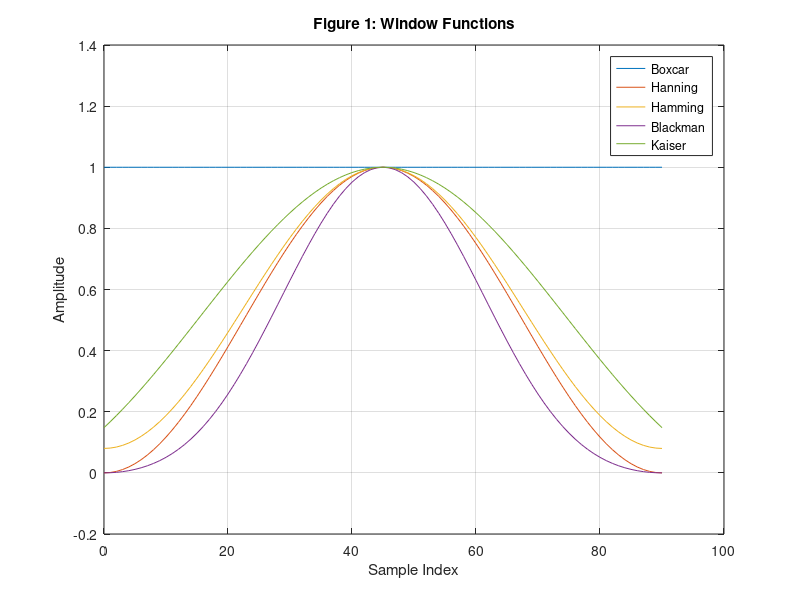
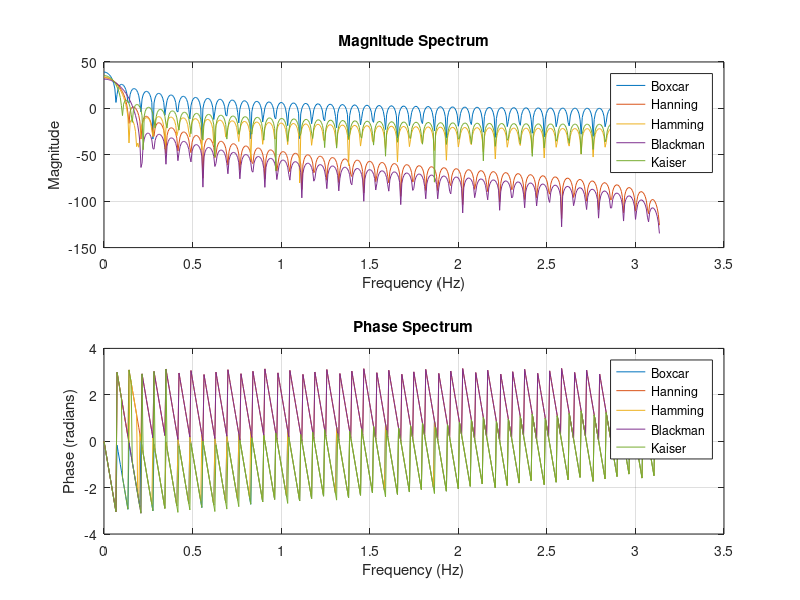
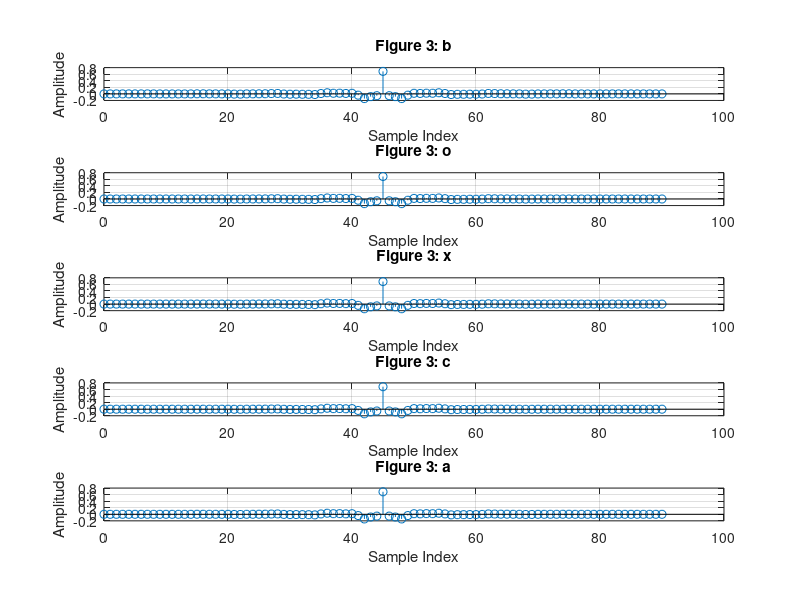
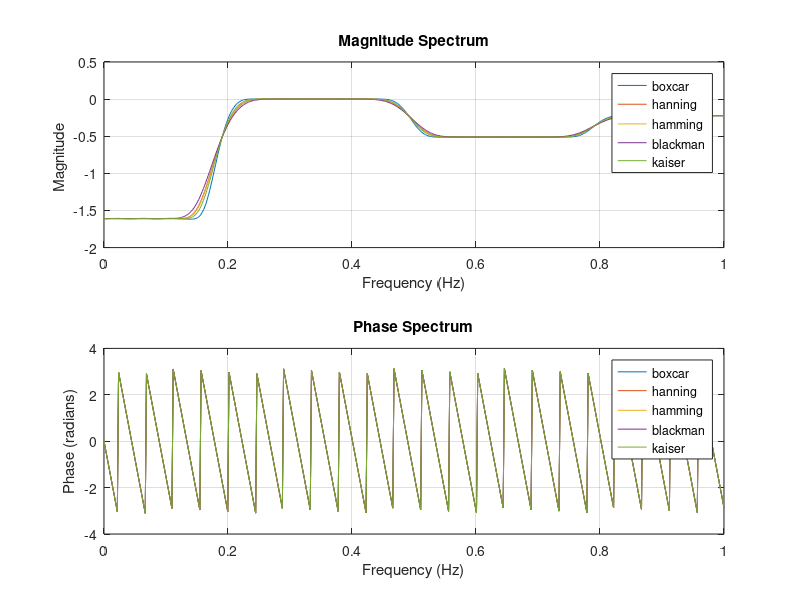

MATLAB code for these plots, in order: (Note: this script raises an error after producing the figures.)
function [w,W,b1,H1,b2,H2,H3,y,S]=fname4
% De La Salle University
% Electronics and Computer Engineering Department
%
% Course        : LBYEC4A/LBYCPA4
% SECTION       : EQ1
% Submitted by  : Kenan Banal
% Submitted to  : Dr. Edwin Sybingco
%
% Exercise 4    : FIR Filter
% Note: Check the instructions given in canvas
%% Task 1
% Specify the order of the window
M = 90;
% Generate the time index
n = 0:M;

% Generate the windows and store them in the matrix w
w = zeros(M+1, 5); % Initialize a matrix with 91 rows and 5 columns

% 1st column: Boxcar window
w(:, 1) = boxcar(M+1);

% 2nd column: Hanning window
w(:, 2) = hanning(M+1);

% 3rd column: Hamming window
w(:, 3) = hamming(M+1);

% 4th column: Blackman window
w(:, 4) = blackman(M+1);

% 5th column: Kaiser window with beta = 3.3953
beta = 3.3953;
w(:, 5) = kaiser(M+1, beta);

% Generate the frequency response for each window and store them in matrix W
numFreqPoints = 512;
W = zeros(numFreqPoints, 5); % Initialize frequency response matrix

for i = 1:5
    % Calculate the frequency response of each window
    [H, f] = freqz(w(:, i), 1, numFreqPoints, 'half');
    W(:, i) = H; % Store the frequency response magnitude
end

% Plot Figure 1: Continuous plot of all the windows
figure;
plot(n, w);
title('Figure 1: Window Functions');
xlabel('Sample Index');
ylabel('Amplitude');
legend('Boxcar', 'Hanning', 'Hamming', 'Blackman', 'Kaiser');
grid on

% Plot Figure 2: Magnitude and Phase Spectrum
figure;

% Magnitude Spectrum in dB
subplot(2, 1, 1);
plot(f, 20*log10(abs(W)));
title('Magnitude Spectrum');
xlabel('Frequency (Hz)');
ylabel('Magnitude');
legend('Boxcar', 'Hanning', 'Hamming', 'Blackman', 'Kaiser');
grid on

% Phase Spectrum
subplot(2, 1, 2);
plot(f, angle(W));
title('Phase Spectrum');
xlabel('Frequency (Hz)');
ylabel('Phase (radians)');
legend('Boxcar', 'Hanning', 'Hamming', 'Blackman', 'Kaiser');
grid on


%% Task 2
% Specify parameters for the fir2 function
M = 90;  % Order of the filter
n = 0:M; % Time index

% Define the frequency vector and desired magnitude response for the ideal filter
% This frequency response can be adjusted as per specific requirements
freq_points = [0, 0.2, 0.2, 0.5, 0.5, 0.8, 0.8, 1.0];
desired_mag = [0.2, 0.2, 1.0, 1.0, 0.6, 0.6, 0.8, 0.8];

% Initialize matrix b1 to store the filter coefficients of each windowed filter
b1 = zeros(5, M+1);

% Design five filters using the fir2 function and each window from Task 1
for i = 1:5
    b1(i, :) = fir2(M, freq_points, desired_mag) .* w(:, i).';
end

% Determine the frequency response of each filter and store in H1
numFreqPoints = 512;
H1 = zeros(numFreqPoints, 5); % Initialize matrix to store frequency response

for i = 1:5
    % Calculate the frequency response of each filter
    [H, f] = freqz(b1(i, :), 1, numFreqPoints, 'half');
    H1(:, i) = H; % Store the frequency response
end
name= ["boxcar" "hanning" "hamming" "blackman" "kaiser"];
% Plot Figure 3: Impulse response of the five filters
figure('Position', [100, 100, 1200, 800]);
for i = 1:5
    subplot(5, 1, i);
    stem(n, b1(i, :));
    title(['Figure 3: ', name(i)]);
    xlabel('Sample Index');
    ylabel('Amplitude');
    grid on
end

% Plot Figure 4: Magnitude and Phase Spectrum
figure;
f6 = linspace(0, 1, 512); % Frequency vector for plotting
% Magnitude Spectrum in dB
subplot(2, 1, 1);
plot(f6, log(abs(H1)));
title('Magnitude Spectrum');
xlabel('Frequency (Hz)');
ylabel('Magnitude ');
legend('boxcar', 'hanning', 'hamming', 'blackman', 'kaiser');
grid on
% Phase Spectrum
subplot(2, 1, 2);
plot(f6, angle(H1));
title('Phase Spectrum');
xlabel('Frequency (Hz)');
ylabel('Phase (radians)');
legend('boxcar', 'hanning', 'hamming', 'blackman', 'kaiser');
grid on

%% Task 3

% Define filter specifications
delta1 = 0.0575; % Passband deviation
delta2_lowpass = 0.0009; % Stopband deviation for lowpass
delta2_bandpass = 0.0009; % Stopband deviation for bandpass
delta2_highpass = 0.0016; % Stopband deviation for highpass

% Convert gain deviations to decibel values
Rp = 20 * log10((1 + delta1) / (1 - delta1));
Rs_lowpass = -20 * log10(delta2_lowpass);
Rs_bandpass = -20 * log10(delta2_bandpass);
Rs_highpass = -20 * log10(delta2_highpass);

% Define passband and stopband edges in normalized frequency (0 to 1)
wp_lowpass = 0.25 * pi;
ws_lowpass = 0.3 * pi;

wp_bandpass = [0.3 * pi, 0.75 * pi];
ws_bandpass = [0.25 * pi, 0.8 * pi];

wp_highpass = 0.8 * pi;
ws_highpass = 0.75 * pi;

% Normalize frequencies for firpmord
wp_lowpass = wp_lowpass / pi;
ws_lowpass = ws_lowpass / pi;

wp_bandpass = wp_bandpass / pi;
ws_bandpass = ws_bandpass / pi;

wp_highpass = wp_highpass / pi;
ws_highpass = ws_highpass / pi;

% Calculate filter order and design filters using firpmord and firpm
% Initialize variables
N = zeros(1, 3); % Filter orders
b2 = {}; % Cell array to store filter coefficients for different types

% Lowpass filter design
[N(1), fo, ao, w] = firpmord([wp_lowpass, ws_lowpass], [1, 0], [delta1, delta2_lowpass]);
b2{1} = firpm(N(1), fo, ao, w);

% Bandpass filter design
[N(2), fo, ao, w] = firpmord([ws_bandpass(1), wp_bandpass(1), wp_bandpass(2), ws_bandpass(2)], ...
    [0, 1, 0], [delta2_bandpass, delta1, delta2_bandpass]);
b2{2} = firpm(N(2), fo, ao, w);

% Highpass filter design
[N(3), fo, ao, w] = firpmord([ws_highpass, wp_highpass], [0, 1], [delta2_highpass, delta1]);
b2{3} = firpm(N(3), fo, ao, w);

% Calculate the frequency response for each filter
numFreqPoints = 512;
H2 = zeros(numFreqPoints, 3); % Initialize matrix to store frequency response
f = linspace(0, 1, numFreqPoints); % Frequency vector for plotting

for i = 1:3
    [H, ~] = freqz(b2{i}, 1, numFreqPoints, 'half');
    H2(:, i) = H; % Store the frequency response
end

%% Task 3

% Specifications for the filters
delta1 = 0.0575;   % Passband ripple
delta2_low = 0.0009;  % Lowpass stopband deviation
delta2_band = 0.0009; % Bandpass stopband deviation
delta2_high = 0.0016; % Highpass stopband deviation

% Convert passband/stopband deviations to decibels
Rp = 20 * log10((1 + delta1) / (1 - delta1));  % Passband ripple in dB
Rs_low = -20 * log10(delta2_low);              % Lowpass stopband attenuation in dB
Rs_band = -20 * log10(delta2_band);            % Bandpass stopband attenuation in dB
Rs_high = -20 * log10(delta2_high);            % Highpass stopband attenuation in dB

% Define passband and stopband edge frequencies for each filter
wp_low = 0.25 * pi; ws_low = 0.3 * pi;         % Lowpass filter frequencies
wp_band = [0.3 * pi, 0.75 * pi]; ws_band = [0.25 * pi, 0.8 * pi]; % Bandpass
wp_high = 0.8 * pi; ws_high = 0.75 * pi;       % Highpass filter frequencies

% Determine the required order and design filters using firpm
N = zeros(1, 3);       % Initialize vector to store filter orders
b2 = {};               % Initialize cell array to store filter coefficients

% Lowpass filter
[N(1), fo, ao, w] = firpmord([wp_low, ws_low] / pi, [1, 0], [delta1, delta2_low]);
b2{1} = firpm(N(1), fo, ao, w);

% Bandpass filter
[N(2), fo, ao, w] = firpmord([ws_band(1), wp_band(1), wp_band(2), ws_band(2)] / pi, [0, 1, 0], [delta2_band, delta1, delta2_band]);
b2{2} = firpm(N(2), fo, ao, w);

% Highpass filter
[N(3), fo, ao, w] = firpmord([ws_high, wp_high] / pi, [0, 1], [delta2_high, delta1]);
b2{3} = firpm(N(3), fo, ao, w);

% Calculate frequency responses of the filters
numFreqPoints = 512;
H2 = zeros(numFreqPoints, 3);  % Matrix to store frequency responses

for i = 1:3
    [H, f] = freqz(b2{i}, 1, numFreqPoints, 'half');
    H2(:, i) = H; % Store frequency response
end

titlesF = ["Lowpass", "Bandpass", "Highpass"];
% Figure 5: Impulse Response
figure;
for i = 1:3
    subplot(3, 1, i);
    stem(0:N(i), b2{i});
    title('Figure 5: ', titlesF(i));
    xlabel('Sample Index');
    ylabel('Amplitude');
end

% Figure 6: Magnitude and Phase Spectrum
figure;
f = linspace(0, 1, numFreqPoints); % Frequency vector for plotting
% Magnitude Spectrum in dB
subplot(2, 1, 1);
plot(f, (abs(H2)));
title('Magnitude Spectrum ');
xlabel('Frequency (Hz)');
ylabel('Magnitude ');
legend('Lowpass', 'Bandpass', 'Highpass');
grid on

% Phase Spectrum
subplot(2, 1, 2);
plot(f, angle(H2));
title('Phase Spectrum');
xlabel('Frequency (Hz)');
ylabel('Phase (radians)');
legend('Lowpass', 'Bandpass', 'Highpass');
grid on


%% Task 4
alpha =[1 1 1;...
        1 0.5 1;...
        0.5 1 0.5;...
        1 0.6 0.2];
% Initialize H3 to store the frequency responses for each setting
numFreqPoints = 512;
H3 = zeros(numFreqPoints, 4);

% Calculate the combined frequency response for each setting
for k = 1:4
    % Compute the weighted sum of the individual filter responses
    H3(:, k) = alpha(k, 1) * H2(:, 1) + alpha(k, 2) * H2(:, 2) + alpha(k, 3) * H2(:, 3);
end

%% Visualization

% Plot Figure 7: Magnitude and Phase Response for each setting
figure;

f7 = linspace(0, 1, 512); % Frequency vector for plotting

for k = 1:4
    % Magnitude Response in dB for each setting
    subplot(2, 4, k);
    plot(f7, abs(H3(:, k)));
    title(['Figure 7: Magnitude Response (Setting ', num2str(k), ')']);
    xlabel('Frequency (Hz)');
    ylabel('Magnitude');
    grid on
    % Phase Response for each setting
    subplot(2, 4, k+4);
    plot(f7, angle(H3(:, k)));
    title(['Figure 7: Phase Response (Setting ', num2str(k), ')']);
    xlabel('Frequency (Hz)');
    ylabel('Phase (radians)');
    grid on
end


%% Task 5

% Read the audio file and store it in the first column of y
[y(:,1), Fs] = audioread('RollingInTheDeep.wav');  % Original audio

% Apply the three filters from Task 4 (Setting 1: alpha = [1 1 1])
y(:,2) = filter(b2{1}, 1, y(:,1));  % Lowpass filter output
y(:,3) = filter(b2{2}, 1, y(:,1));  % Bandpass filter output
y(:,4) = filter(b2{3}, 1, y(:,1));  % Highpass filter output

% Spectrogram settings
window = kaiser(256, 3.3953);  % Kaiser window with beta = 3.3953
noverlap = 128;                % Overlap of 128 samples
nfft = 512;                    % 512-point FFT for half-frequency response

% Initialize the matrix S to store spectrograms of each channel in y
[S, ~, ~] = spectrogram(y(:,1), window, noverlap, nfft, Fs);  % Pre-allocate size based on 1st spectrogram
S = zeros(size(S, 1), size(S, 2), 4);  % S will be 257 x 1032 x 4

% Calculate the spectrogram for each channel
for k = 1:4
    [S(:,:,k), f, t] = spectrogram(y(:,k), window, noverlap, nfft, Fs);
end

% Plot Figure 8: Spectrograms in a 3D scatter plot
figure('Position', [100, 100, 1200, 800]);
titles = ["Original", "Lowpass", "Bandpass", "Highpass"];

for k = 1:4
    % Prepare data for 3D scatter plot
    [T, F] = meshgrid(t, f);                     % Time-frequency grid
    Magnitude = 20*log10(abs(S(:,:,k)));         % Magnitude in dB
    
    % Map the Magnitude to a color based on the current colormap
    colormap jet;                                % Use the 'jet' colormap
    clim([-120, 0]);                            % Set color axis limits (adjust as needed)
    colors = colormap;                           % Get current colormap
    colorIndices = round(rescale(Magnitude(:), 1, size(colors, 1))); % Scale magnitudes to colormap index
    
    % Scatter plot for each spectrogram
    subplot(2, 2, k);
    scatter3(T(:), F(:), Magnitude(:), 1, colors(colorIndices, :), 'filled');  % Plot with color-mapped dots
    title([titles(k), ' Spectrogram']);
    xlabel('Time (s)');
    ylabel('Frequency (Hz)');
    zlabel('Magnitude');
    grid on
    colorbar;
end




end
